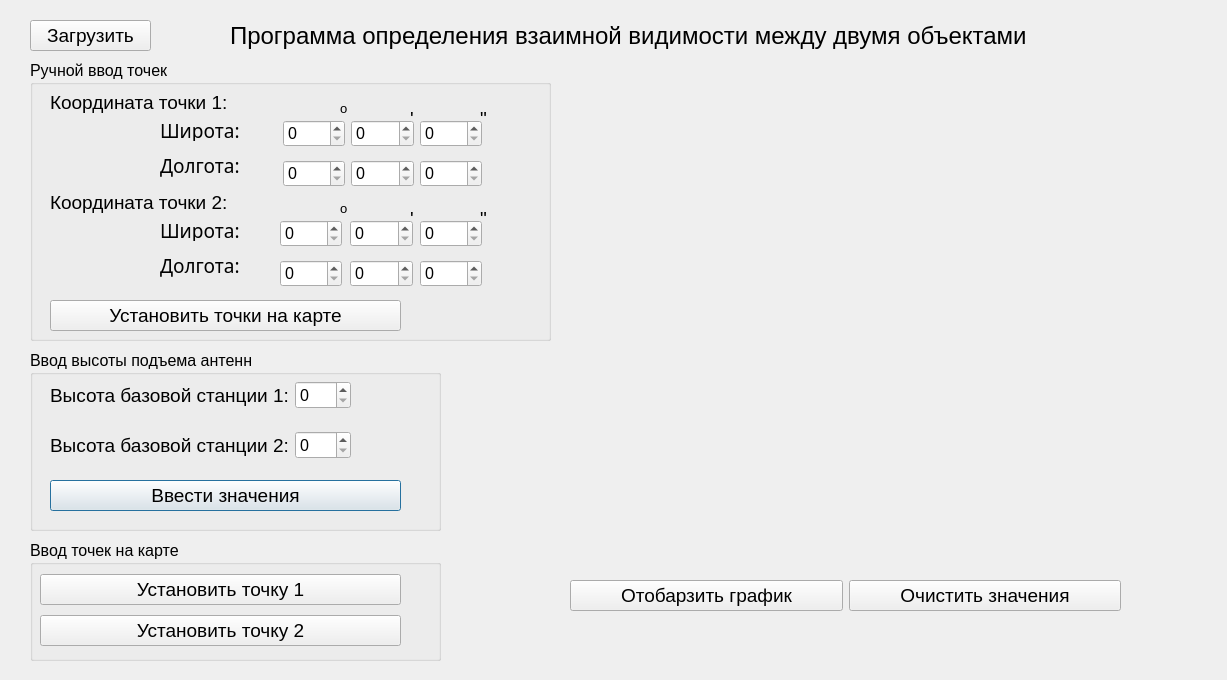
<?xml version="1.0" encoding="UTF-8"?>
<ui version="4.0">
 <class>Dialog</class>
 <widget class="QDialog" name="Dialog">
  <property name="geometry">
   <rect>
    <x>0</x>
    <y>0</y>
    <width>1227</width>
    <height>680</height>
   </rect>
  </property>
  <property name="windowTitle">
   <string>Dialog</string>
  </property>
  <widget class="QWidget" name="map" native="true">
   <property name="geometry">
    <rect>
     <x>570</x>
     <y>70</y>
     <width>551</width>
     <height>491</height>
    </rect>
   </property>
  </widget>
  <widget class="QLabel" name="label_9">
   <property name="geometry">
    <rect>
     <x>230</x>
     <y>10</y>
     <width>861</width>
     <height>51</height>
    </rect>
   </property>
   <property name="font">
    <font>
     <family>Microsoft Sans Serif</family>
     <pointsize>18</pointsize>
    </font>
   </property>
   <property name="text">
    <string>Программа определения взаимной видимости между двумя объектами</string>
   </property>
  </widget>
  <widget class="QGroupBox" name="groupBox_2">
   <property name="geometry">
    <rect>
     <x>30</x>
     <y>350</y>
     <width>411</width>
     <height>181</height>
    </rect>
   </property>
   <property name="font">
    <font>
     <family>Microsoft YaHei UI</family>
     <pointsize>12</pointsize>
    </font>
   </property>
   <property name="title">
    <string>Ввод высоты подъема антенн</string>
   </property>
   <widget class="QWidget" name="layoutWidget_2">
    <property name="geometry">
     <rect>
      <x>20</x>
      <y>80</y>
      <width>301</width>
      <height>31</height>
     </rect>
    </property>
    <layout class="QHBoxLayout" name="horizontalLayout_5">
     <item>
      <widget class="QLabel" name="label_11">
       <property name="font">
        <font>
         <family>Microsoft Sans Serif</family>
         <pointsize>14</pointsize>
        </font>
       </property>
       <property name="text">
        <string>Высота базовой станции 2:</string>
       </property>
      </widget>
     </item>
     <item>
      <widget class="QSpinBox" name="spinBox_height_of_basestation_2">
       <property name="maximum">
        <number>50</number>
       </property>
      </widget>
     </item>
    </layout>
   </widget>
   <widget class="QWidget" name="layoutWidget">
    <property name="geometry">
     <rect>
      <x>20</x>
      <y>30</y>
      <width>301</width>
      <height>31</height>
     </rect>
    </property>
    <layout class="QHBoxLayout" name="horizontalLayout_4">
     <item>
      <widget class="QLabel" name="label_10">
       <property name="font">
        <font>
         <family>Microsoft Sans Serif</family>
         <pointsize>14</pointsize>
        </font>
       </property>
       <property name="text">
        <string>Высота базовой станции 1:</string>
       </property>
      </widget>
     </item>
     <item>
      <widget class="QSpinBox" name="spinBox_height_of_basestation_1">
       <property name="maximum">
        <number>50</number>
       </property>
      </widget>
     </item>
    </layout>
   </widget>
   <widget class="QPushButton" name="pushButton_input_values_height_base_station">
    <property name="geometry">
     <rect>
      <x>20</x>
      <y>130</y>
      <width>351</width>
      <height>31</height>
     </rect>
    </property>
    <property name="font">
     <font>
      <family>Tahoma</family>
      <pointsize>14</pointsize>
      <italic>false</italic>
     </font>
    </property>
    <property name="text">
     <string>Ввести значения</string>
    </property>
   </widget>
  </widget>
  <widget class="QGroupBox" name="groupBox_3">
   <property name="geometry">
    <rect>
     <x>30</x>
     <y>540</y>
     <width>411</width>
     <height>121</height>
    </rect>
   </property>
   <property name="font">
    <font>
     <family>Microsoft YaHei UI</family>
     <pointsize>12</pointsize>
    </font>
   </property>
   <property name="title">
    <string>Ввод точек на карте</string>
   </property>
   <widget class="QWidget" name="layoutWidget">
    <property name="geometry">
     <rect>
      <x>10</x>
      <y>30</y>
      <width>361</width>
      <height>81</height>
     </rect>
    </property>
    <layout class="QVBoxLayout" name="verticalLayout">
     <item>
      <widget class="QPushButton" name="pushButton_set_map_point1">
       <property name="font">
        <font>
         <family>Tahoma</family>
         <pointsize>14</pointsize>
         <italic>false</italic>
        </font>
       </property>
       <property name="text">
        <string>Установить точку 1</string>
       </property>
      </widget>
     </item>
     <item>
      <widget class="QPushButton" name="pushButton_set_map_point2">
       <property name="font">
        <font>
         <family>Tahoma</family>
         <pointsize>14</pointsize>
         <italic>false</italic>
        </font>
       </property>
       <property name="text">
        <string>Установить точку 2</string>
       </property>
      </widget>
     </item>
    </layout>
   </widget>
  </widget>
  <widget class="QWidget" name="layoutWidget">
   <property name="geometry">
    <rect>
     <x>570</x>
     <y>570</y>
     <width>551</width>
     <height>51</height>
    </rect>
   </property>
   <layout class="QHBoxLayout" name="horizontalLayout">
    <item>
     <widget class="QPushButton" name="pushButton_show_graphic">
      <property name="font">
       <font>
        <family>Tahoma</family>
        <pointsize>14</pointsize>
        <italic>false</italic>
       </font>
      </property>
      <property name="text">
       <string>Отобарзить график</string>
      </property>
     </widget>
    </item>
    <item>
     <widget class="QPushButton" name="pushButton_clean_values">
      <property name="font">
       <font>
        <family>Tahoma</family>
        <pointsize>14</pointsize>
        <italic>false</italic>
       </font>
      </property>
      <property name="text">
       <string>Очистить значения</string>
      </property>
     </widget>
    </item>
   </layout>
  </widget>
  <widget class="QGroupBox" name="groupBox">
   <property name="geometry">
    <rect>
     <x>30</x>
     <y>60</y>
     <width>521</width>
     <height>281</height>
    </rect>
   </property>
   <property name="font">
    <font>
     <family>Microsoft YaHei UI</family>
     <pointsize>12</pointsize>
    </font>
   </property>
   <property name="title">
    <string>Ручной ввод точек</string>
   </property>
   <widget class="QSpinBox" name="spinBox_point1_longtitude_gradus">
    <property name="geometry">
     <rect>
      <x>253</x>
      <y>100</y>
      <width>62</width>
      <height>27</height>
     </rect>
    </property>
    <property name="maximum">
     <number>360</number>
    </property>
   </widget>
   <widget class="QSpinBox" name="spinBox_point1_longtitude_minutes">
    <property name="geometry">
     <rect>
      <x>321</x>
      <y>100</y>
      <width>63</width>
      <height>27</height>
     </rect>
    </property>
    <property name="maximum">
     <number>60</number>
    </property>
   </widget>
   <widget class="QSpinBox" name="spinBox_point1_longtitude_seconds">
    <property name="geometry">
     <rect>
      <x>390</x>
      <y>100</y>
      <width>62</width>
      <height>27</height>
     </rect>
    </property>
    <property name="maximum">
     <number>60</number>
    </property>
   </widget>
   <widget class="QLabel" name="label_12">
    <property name="geometry">
     <rect>
      <x>130</x>
      <y>190</y>
      <width>81</width>
      <height>31</height>
     </rect>
    </property>
    <property name="font">
     <font>
      <family>Amiri Quran</family>
      <pointsize>14</pointsize>
      <italic>false</italic>
     </font>
    </property>
    <property name="text">
     <string>Долгота:</string>
    </property>
   </widget>
   <widget class="QLabel" name="label">
    <property name="geometry">
     <rect>
      <x>20</x>
      <y>30</y>
      <width>185</width>
      <height>24</height>
     </rect>
    </property>
    <property name="font">
     <font>
      <family>Microsoft Sans Serif</family>
      <pointsize>14</pointsize>
     </font>
    </property>
    <property name="text">
     <string>Координата точки 1:</string>
    </property>
   </widget>
   <widget class="QSpinBox" name="spinBox_point2_latitude_minutes">
    <property name="geometry">
     <rect>
      <x>320</x>
      <y>160</y>
      <width>63</width>
      <height>27</height>
     </rect>
    </property>
    <property name="maximum">
     <number>60</number>
    </property>
   </widget>
   <widget class="QSpinBox" name="spinBox_point1_latitude_seconds">
    <property name="geometry">
     <rect>
      <x>390</x>
      <y>60</y>
      <width>62</width>
      <height>27</height>
     </rect>
    </property>
    <property name="maximum">
     <number>60</number>
    </property>
   </widget>
   <widget class="QSpinBox" name="spinBox_point2_longtitude_gradus">
    <property name="geometry">
     <rect>
      <x>250</x>
      <y>200</y>
      <width>62</width>
      <height>27</height>
     </rect>
    </property>
    <property name="maximum">
     <number>360</number>
    </property>
   </widget>
   <widget class="QSpinBox" name="spinBox_point2_longtitude_seconds">
    <property name="geometry">
     <rect>
      <x>390</x>
      <y>200</y>
      <width>62</width>
      <height>27</height>
     </rect>
    </property>
    <property name="maximum">
     <number>60</number>
    </property>
   </widget>
   <widget class="QSpinBox" name="spinBox_point1_latitude_gradus">
    <property name="geometry">
     <rect>
      <x>253</x>
      <y>60</y>
      <width>62</width>
      <height>27</height>
     </rect>
    </property>
    <property name="maximum">
     <number>360</number>
    </property>
   </widget>
   <widget class="QLabel" name="label_8">
    <property name="geometry">
     <rect>
      <x>130</x>
      <y>160</y>
      <width>81</width>
      <height>21</height>
     </rect>
    </property>
    <property name="font">
     <font>
      <family>Amiri Quran</family>
      <pointsize>14</pointsize>
      <italic>false</italic>
     </font>
    </property>
    <property name="text">
     <string>Широта:</string>
    </property>
   </widget>
   <widget class="QSpinBox" name="spinBox_point2_latitude_minutes_2">
    <property name="geometry">
     <rect>
      <x>390</x>
      <y>160</y>
      <width>62</width>
      <height>27</height>
     </rect>
    </property>
    <property name="maximum">
     <number>60</number>
    </property>
   </widget>
   <widget class="QSpinBox" name="spinBox_point1_latitude_minutes">
    <property name="geometry">
     <rect>
      <x>321</x>
      <y>60</y>
      <width>63</width>
      <height>27</height>
     </rect>
    </property>
    <property name="maximum">
     <number>60</number>
    </property>
   </widget>
   <widget class="QSpinBox" name="spinBox_point2_longtitude_minutes">
    <property name="geometry">
     <rect>
      <x>320</x>
      <y>200</y>
      <width>63</width>
      <height>27</height>
     </rect>
    </property>
    <property name="maximum">
     <number>60</number>
    </property>
   </widget>
   <widget class="QLabel" name="label_5">
    <property name="geometry">
     <rect>
      <x>130</x>
      <y>60</y>
      <width>81</width>
      <height>21</height>
     </rect>
    </property>
    <property name="font">
     <font>
      <family>Amiri Quran</family>
      <pointsize>14</pointsize>
      <italic>false</italic>
     </font>
    </property>
    <property name="text">
     <string>Широта:</string>
    </property>
   </widget>
   <widget class="QLabel" name="label_6">
    <property name="geometry">
     <rect>
      <x>20</x>
      <y>130</y>
      <width>185</width>
      <height>24</height>
     </rect>
    </property>
    <property name="font">
     <font>
      <family>Microsoft Sans Serif</family>
      <pointsize>14</pointsize>
     </font>
    </property>
    <property name="text">
     <string>Координата точки 2:</string>
    </property>
   </widget>
   <widget class="QSpinBox" name="spinBox_point2_latitude_gradus">
    <property name="geometry">
     <rect>
      <x>250</x>
      <y>160</y>
      <width>62</width>
      <height>27</height>
     </rect>
    </property>
    <property name="maximum">
     <number>360</number>
    </property>
   </widget>
   <widget class="QLabel" name="label_7">
    <property name="geometry">
     <rect>
      <x>130</x>
      <y>90</y>
      <width>81</width>
      <height>31</height>
     </rect>
    </property>
    <property name="font">
     <font>
      <family>Amiri Quran</family>
      <pointsize>14</pointsize>
      <italic>false</italic>
     </font>
    </property>
    <property name="text">
     <string>Долгота:</string>
    </property>
   </widget>
   <widget class="QPushButton" name="pushButton_set_point_on_map">
    <property name="geometry">
     <rect>
      <x>20</x>
      <y>240</y>
      <width>351</width>
      <height>31</height>
     </rect>
    </property>
    <property name="font">
     <font>
      <family>Tahoma</family>
      <pointsize>14</pointsize>
      <italic>false</italic>
     </font>
    </property>
    <property name="text">
     <string>Установить точки на карте</string>
    </property>
   </widget>
   <widget class="QLabel" name="label_2">
    <property name="geometry">
     <rect>
      <x>310</x>
      <y>40</y>
      <width>16</width>
      <height>16</height>
     </rect>
    </property>
    <property name="font">
     <font>
      <family>Microsoft Sans Serif</family>
      <pointsize>10</pointsize>
     </font>
    </property>
    <property name="text">
     <string>o</string>
    </property>
   </widget>
   <widget class="QLabel" name="label_13">
    <property name="geometry">
     <rect>
      <x>310</x>
      <y>140</y>
      <width>16</width>
      <height>16</height>
     </rect>
    </property>
    <property name="font">
     <font>
      <family>Microsoft Sans Serif</family>
      <pointsize>10</pointsize>
     </font>
    </property>
    <property name="text">
     <string>o</string>
    </property>
   </widget>
   <widget class="QLabel" name="label_3">
    <property name="geometry">
     <rect>
      <x>380</x>
      <y>50</y>
      <width>16</width>
      <height>16</height>
     </rect>
    </property>
    <property name="font">
     <font>
      <family>Microsoft Sans Serif</family>
      <pointsize>14</pointsize>
     </font>
    </property>
    <property name="text">
     <string>'</string>
    </property>
   </widget>
   <widget class="QLabel" name="label_14">
    <property name="geometry">
     <rect>
      <x>380</x>
      <y>150</y>
      <width>16</width>
      <height>16</height>
     </rect>
    </property>
    <property name="font">
     <font>
      <family>Microsoft Sans Serif</family>
      <pointsize>14</pointsize>
     </font>
    </property>
    <property name="text">
     <string>'</string>
    </property>
   </widget>
   <widget class="QLabel" name="label_4">
    <property name="geometry">
     <rect>
      <x>450</x>
      <y>50</y>
      <width>16</width>
      <height>16</height>
     </rect>
    </property>
    <property name="font">
     <font>
      <family>Microsoft Sans Serif</family>
      <pointsize>14</pointsize>
     </font>
    </property>
    <property name="text">
     <string>&quot;</string>
    </property>
   </widget>
   <widget class="QLabel" name="label_15">
    <property name="geometry">
     <rect>
      <x>450</x>
      <y>150</y>
      <width>16</width>
      <height>16</height>
     </rect>
    </property>
    <property name="font">
     <font>
      <family>Microsoft Sans Serif</family>
      <pointsize>14</pointsize>
     </font>
    </property>
    <property name="text">
     <string>&quot;</string>
    </property>
   </widget>
  </widget>
  <widget class="QPushButton" name="pushButton_load_map">
   <property name="geometry">
    <rect>
     <x>30</x>
     <y>20</y>
     <width>121</width>
     <height>31</height>
    </rect>
   </property>
   <property name="font">
    <font>
     <family>Tahoma</family>
     <pointsize>14</pointsize>
     <italic>false</italic>
    </font>
   </property>
   <property name="text">
    <string>Загрузить</string>
   </property>
  </widget>
 </widget>
 <resources/>
 <connections/>
</ui>
